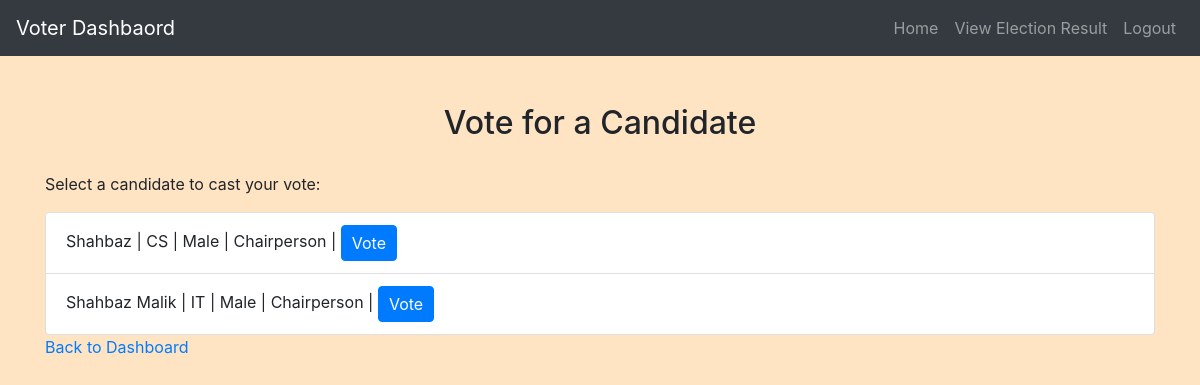
Page /voter/vote.php (signed in) on the committed database.
### tables this page shows
CREATE TABLE `candidates` (
  `Candidate_ID` int(11) NOT NULL,
  `Profile_Pic` varchar(255) NOT NULL,
  `Name` varchar(100) NOT NULL,
  `Department` varchar(100) NOT NULL,
  `Gender` enum('Male','Female') NOT NULL,
  `Position` varchar(100) NOT NULL DEFAULT 'Chairperson',
  `Approval_Status` enum('Pending','Approved','Rejected') NOT NULL DEFAULT 'Pending'
);

### voter/vote.php (the view, shortened to what this page needs)
<?php
include('config.php');
?>
<!DOCTYPE html>
<html lang="en">
<head>
    <link rel="stylesheet" href="https://maxcdn.bootstrapcdn.com/bootstrap/4.5.2/css/bootstrap.min.css">
    <link rel="stylesheet" href="../css/style.css">
</head>
<body>
<?php include('navbar.php'); ?>
    <div class="container mt-5">
        <h2>Vote for a Candidate</h2>
        <p>Select a candidate to cast your vote:</p>
        <ul class="list-group">
            <?php
            $sql = "SELECT Candidate_ID, Name, Department, Gender, Position FROM candidates WHERE Approval_Status = 'Approved'";
            $result = mysqli_query($conn, $sql);
            if (mysqli_num_rows($result) > 0) {
                while ($row = mysqli_fetch_assoc($result)) {
                    echo "<li class='list-group-item'>" . $row["Name"] . " | " . $row["Department"] . " | " . $row["Gender"] . " | " . $row["Position"] . " | <a href='vote.php?candidate_id=" . $row["Candidate_ID"] . "' class='btn btn-primary'>Vote</a></li>";
                }
            } else {
                echo "<li class='list-group-item'>No candidates available</li>";
            }
            ?>
        </ul>
        <p><a href="voter_dashboard.php">Back to Dashboard</a></p>
    </div>
</body>
</html>

### css/style.css (style rules this page uses)
body { background-color: bisque; }
h1, h2, h3, h4 { text-align: center; margin-top: 30px; margin-bottom: 30px; }
.btn-primary { padding: 5px 10px; }

### rows in the picture
candidates: Name "Shahbaz", Department "CS", Gender "Male", Position "Chairperson"
candidates: Name "Shahbaz Malik", Department "IT", Gender "Male", Position "Chairperson"
